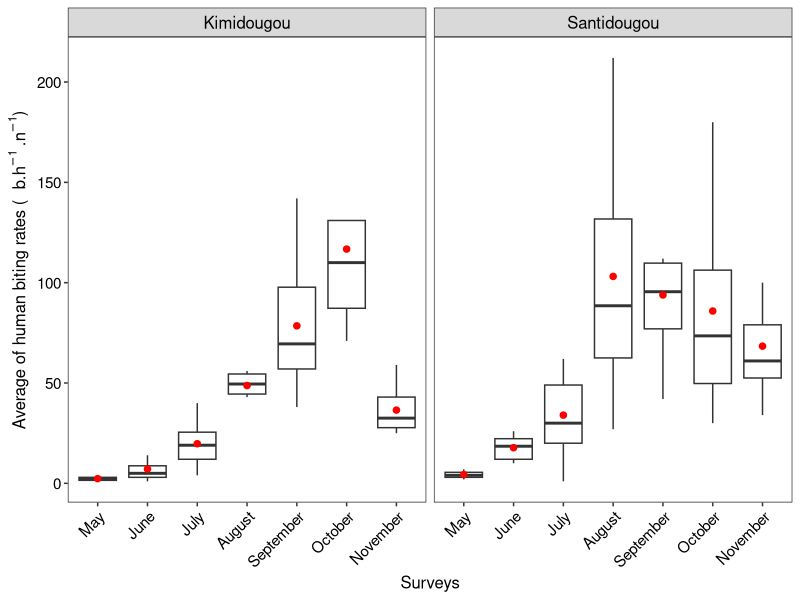

This chart was generated by the following R code: (Note: this script raises an error after producing the figure.)


#### Required packages ####
Sys.setenv(TZ="UTC")
library(tidyverse)
library(emmeans)
library(lme4)

#### read data ####
setwd('D://Papiers/Maltrans/remaltrans/')
list.files()

data <- read.table('data_R.csv', sep=",", header=TRUE, dec=".",na.string=NA, 
                   quote = "\"'", encoding = "UTF-8")

colnames(data)
str(data)

### Basic manipulations #### 
##Creation des effectifs des especes/ enquete,village, point,poste
df_HBR <- data %>% 
  dplyr::group_by(month, village, house, hour, place, genus)%>% 
  dplyr::summarize(effectif = n()) %>% 
  tidyr::spread(genus,'effectif')

# NA =  0 et creer colum sum
df_HBR[,6:8][is.na(df_HBR[,6:8])] <- 0
df_HBR$total <- Matrix::rowSums(df_HBR[,6:8])

# convert 
df_HBR$month <- as.factor(df_HBR$month)
df_HBR$village <- as.factor(df_HBR$village)

### Model tous les genres ####
fit_hbr <- glmer.nb(Anopheles~ month+village+place + (1|house) , data = df_HBR, family='poisson') # 

deviance(fit_hbr)/df.residual(fit_hbr)
summary(fit_hbr) 

## LRT 
car::Anova(fit_hbr,type=3) 

## comparison avec RR
hbr_v <- emmeans(fit_hbr,pairwise~village, type="response", adjust = "none") 
hbr_v_contrast <- summary(hbr_v$contrasts, infer=TRUE)%>%as.data.frame()
hbr_v_emmeans <- summary(hbr_v$emmeans, infer=TRUE)%>%as.data.frame()

hbr_m <- emmeans(fit_hbr,pairwise~month, type="response", adjust = "none")  
hbr_m_contrast <- summary(hbr_m$contrasts, infer=TRUE)%>%as.data.frame()
hbr_m_emmeans <- summary(hbr_m$emmeans, infer=TRUE)%>%as.data.frame()

hbr_m_v <- emmeans(fit_hbr,pairwise~month|village, type="response", adjust = "none") ## 
hbr_m_v_contrast <- summary(hbr_m_v$contrasts, infer=TRUE)%>%as.data.frame()
hbr_m_v_emmeans <- summary(hbr_m_v$emmeans, infer=TRUE)%>%as.data.frame()

hbr_v_m <- emmeans(fit_hbr,pairwise~village|month, type="response", adjust = "none") ## 
hbr_v_m_contrast <- summary(hbr_v_m$contrasts, infer=TRUE)%>%as.data.frame()
hbr_v_m_emmeans <- summary(hbr_v_m$emmeans, infer=TRUE)%>%as.data.frame()

## Mean densities per person and day : 4 personnes * 4 nuits = 8 
df_HBR %>% 
  dplyr::group_by(village) %>% 
  dplyr::summarise(sum = sum(Anopheles)/8) %>% 
  as.data.frame()

df_HBR%>% 
  dplyr::group_by(village, month) %>% 
  dplyr::summarise(sum = sum(Anopheles)/8) %>% 
  as.data.frame()

df_ano <- df_HBR%>% 
  dplyr::group_by(village, month, house, place) %>% 
  dplyr::summarise(sum = sum(Anopheles)) %>% 
  as.data.frame()


df_ano$month <- factor(df_ano$month,levels = c("Mai","Juin","Juillet","Aout", 
                                               "Septembre", "Octobre","Novembre"))

#### graph hbr ####
graph_hbr <- df_ano%>%ggplot(aes(x=month,y=sum))+
  geom_boxplot(outlier.shape = NA)+
  stat_summary(fun.y = mean, geom = "point",shape=20,
               size=3,color="red", fill="red")+
  facet_wrap(~village) 

graph_hbr+
  theme_bw()+
  labs(x="Surveys",
       y = expression("Average of human biting rates ("*"  "*b.h^-1~.n^-1*")"))+
  theme(axis.text.x = element_text(angle = 45, hjust=1, size = 11, color = "black"),
        axis.title.x = element_text(size = 12, color="black"),
        axis.title.y = element_text(size = 12, color="black"),
        strip.text.x = element_text(size=12, color="black"),
        axis.text.y = element_text(size = 11, color = "black"),
        legend.title = element_text(size = 12),
        panel.grid = element_blank())+
  scale_x_discrete(labels=c("Mai"="May","Juin"="June","Juillet"="July","Aout"="August", 
                            "Septembre"="September", "Octobre"="October","Novembre"="November"))


#### Endo - exo #####
## comparison avec RR
hbr_end <- emmeans(fit_hbr,pairwise~place, type="response", adjust = "none") 
hbr_end_contrast <- summary(hbr_end$contrasts, infer=TRUE)%>%as.data.frame()
hbr_end_emmeans <- summary(hbr_end$emmeans, infer=TRUE)%>%as.data.frame()

hbr_v_end <- emmeans(fit_hbr,pairwise~village|place, type="response", adjust = "none") ## 
hbr_v_end_contrast <- summary(hbr_v_end$contrasts, infer=TRUE)%>%as.data.frame()
hbr_v_end_emmeans <- summary(hbr_v_end$emmeans, infer=TRUE)%>%as.data.frame()

hbr_end_v <- emmeans(fit_hbr,pairwise~place|village, type="response", adjust = "none") ## 
hbr_end_v_contrast <- summary(hbr_end_v$contrasts, infer=TRUE)%>%as.data.frame()
hbr_end_v_emmeans <- summary(hbr_end_v$emmeans, infer=TRUE)%>%as.data.frame()

hbr_end_vm <- emmeans(fit_hbr,pairwise~place|village+month, type="response", adjust = "none") ## 
hbr_end_vm_contrast <- summary(hbr_end_m$contrasts, infer=TRUE)%>%as.data.frame()
hbr_end_vm_emmeans <- summary(hbr_end_m$emmeans, infer=TRUE)%>%as.data.frame()


### comparaison tx endo - exo
total = 5717
end0 <- df_HBR %>%
  dplyr::group_by(village) %>% 
  dplyr::summarise(sum = sum(Anopheles)) %>% 
  as.data.frame()

end1 <- df_HBR %>%
  dplyr::group_by(village, place) %>% 
  dplyr::summarise(sum = sum(Anopheles)) %>% 
  as.data.frame()
#Kimi
prop.test(end1$sum[1:2],c(end0$sum[1],end0$sum[1]))

#Santi
prop.test(end1$sum[3:4],c(end0$sum[2],end0$sum[2]))

## exo - endo
prop.test(end1$sum[c(2,4)],end0$sum)
prop.test(end1$sum[c(1,3)],end0$sum)


### data preparation
df_ex <- df_HBR%>%
  dplyr::group_by(village,month)%>%
  dplyr::summarise(n=sum(Anopheles))

df_endo_exo <- df_HBR%>%
  dplyr::group_by(village,month,place)%>%
  dplyr::summarise(sum = sum(Anopheles),mean = mean(Anopheles), sd=sd(Anopheles),se=sd(Anopheles)/sqrt(4))
df_endo_exo[,4:7][is.na(df_endo_exo[,4:7])] <- 0
n = c(390, 390, 158, 158,  57, 57,   7, 7, 292, 292, 934, 934, 628, 628, 
      825, 825, 306, 306, 142, 142,  13, 13, 547, 547, 687,687, 751, 751)
df_endo_exo$total <- n
df_endo_exo$p <- df_endo_exo$sum/df_endo_exo$total

df_endo_exo$month <- factor(df_endo_exo$month,levels = c("Mai","Juin","Juillet","Aout",
                                                         "Septembre", "Octobre","Novembre"))

endo <- ggplot(data=df_endo_exo,aes(x=month,y=sum))+
  geom_bar(aes(fill=place),stat="identity", position = 'dodge', width = 0.7)+
  facet_wrap(~village)+
  theme_bw()

endo+
  scale_fill_manual(labels = c("Indoor", "Outdoor"), 
                    values = c("#999999", "#E69F00")) +
  labs(x="Surveys",
       y=expression("Number of "~italic(Anopheles)~" species"))+
  theme(axis.text.x = element_text(angle = 45, hjust=1, size = 11, color = "black"),
        axis.title.x = element_text(size = 12, color="black"),
        axis.title.y = element_text(size = 12, color="black"),
        strip.text.x = element_text(size=12, color="black"),
        axis.text.y = element_text(size = 11, color = "black"),
        legend.title = element_text(size = 12),
        panel.grid = element_blank())+
  guides(fill=guide_legend(title=" "))+
  scale_x_discrete(labels=c("Mai"="May","Juin"="June","Juillet"="July","Aout"="August", 
                            "Septembre"="September", "Octobre"="October","Novembre"="November"))


### cycle aggressiveness #####
## data preparation 
# Juin 
cycle_juin <- aggregate(cbind(Aedes,Anopheles,Mansonia)~hour,
                        subset(df_HBR,month=="Juin"),sum)
cycle_juin$hour <- as.factor(cycle_juin$hour)

cycle_juin$month <- c(rep("Juin",length(cycle_juin$hour)))
cycle_juin$Lsp <- c(rep("species",length(cycle_juin$hour)))


## Juillet 
cycle_juillet <- aggregate(cbind(Aedes,Anopheles,Mansonia)~hour,
                           subset(df_HBR,month=="Juillet"),sum)
cycle_juillet$hour <- as.factor(cycle_juillet$hour)

cycle_juillet$month <- c(rep("Juillet",length(cycle_juillet$hour)))
cycle_juillet$Lsp <- c(rep("species",length(cycle_juillet$hour)))

## Aout 
cycle_aout <- aggregate(cbind(Aedes,Anopheles,Mansonia)~hour,
                        subset(df_HBR,month=="Aout"),sum)
cycle_aout$hour <- as.factor(cycle_aout$hour)

cycle_aout$month <- c(rep("Aout",length(cycle_aout$hour)))
cycle_aout$Lsp <- c(rep("species",length(cycle_aout$hour)))

## Septembre 
cycle_septembre <- aggregate(cbind(Aedes,Anopheles,Mansonia)~hour,
                             subset(df_HBR,month=="Septembre"),sum)
cycle_septembre$hour <- as.factor(cycle_septembre$hour)

cycle_septembre$month <- c(rep("Septembre",length(cycle_septembre$hour)))
cycle_septembre$Lsp <- c(rep("species",length(cycle_septembre$hour)))

## Octobre 
cycle_octobre <- aggregate(cbind(Aedes,Anopheles,Mansonia)~hour,
                           subset(df_HBR,month=="Octobre"),sum)
cycle_octobre$hour <- as.factor(cycle_octobre$hour)

cycle_octobre$month <- c(rep("Octobre",length(cycle_octobre$hour)))
cycle_octobre$Lsp <- c(rep("species",length(cycle_octobre$hour)))

## Novembre 
cycle_novembre <- aggregate(cbind(Aedes,Anopheles,Mansonia)~hour,
                            subset(df_HBR,month=="Novembre"),sum)
cycle_novembre$hour <- as.factor(cycle_novembre$hour)

cycle_novembre$month <- c(rep("Novembre",length(cycle_novembre$hour)))
cycle_novembre$Lsp <- c(rep("species",length(cycle_novembre$hour)))

## rbind 
df_cycle <- rbind(cycle_juin,cycle_juillet,cycle_aout,cycle_septembre,
                 cycle_octobre, cycle_novembre)

# relevels 
df_cycle$month <- factor(df_cycle$month,levels = c("Juin","Juillet","Aout",
                                                 "Septembre", "Octobre","Novembre"))

df_cycle$hour <- factor(df_cycle$hour,levels = c("20", "21", "22", "23", "0", "1",
                                                 "2", "3", "4", "5"))

## plot 
plt1 <- ggplot(data = df_cycle,aes(x=hour,y=Anopheles,group=Lsp))+
  geom_line(col="red")+
  facet_wrap(~month)+ 
  theme_bw()

plt1+
  labs(x = "Heures de capture",
       y=expression("Nbre de piqûres/homme*heure ("*" "*p.h^-1~.h^-1*"))"))+
  theme(axis.text.x = element_text(hjust=1, size = 11, color = "black"),
        axis.title.x = element_text(size = 12, color="black"),
        axis.title.y = element_text(size = 12, color="black"),
        strip.text.x = element_text(size=12, color="black"),
        axis.text.y = element_text(size = 11, color = "black"),
        legend.title = element_text(size = 12),
        panel.grid = element_blank())


### Parous rate ####
## read parous data 
setwd('D://Papiers/Maltrans/remaltrans/')
list.files()

p_data <- read.table('Parous.csv', sep=",", header=TRUE, dec=".",na.string=NA, 
                     quote = "\"'", encoding = "UTF-8")

p_data$village <- as.factor(p_data$village)
p_data$month <- as.factor(p_data$month)
p_data$place <- as.factor(p_data$place)
p_data$house <- as.factor(p_data$house)

## Analysis parous rate
#by villqge
parit1 <- xtabs(~village+ParRate,data = p_data)

test1 <- prop.test(parit1[, 2],marginSums(parit1, "village"))

conf1 <- t(sapply(Map(prop.test, parit1[,2], marginSums(parit1, "village")), "[[","conf.int"))
test1_df1 <- as.data.frame(conf1)
colnames(test1_df1) <-  c('lower', 'upper')
test1_df <- add_column(test1_df1,prop =as.vector(test1$estimate),.before = "lower")
#rm(test1,conf1, test1_df1)

## by period
parit2 <- xtabs(~month+ParRate,data = p_data)

test2 <- prop.test(parit2[, 2],marginSums(parit2, "month"))

conf2 <- t(sapply(Map(prop.test, parit2[,2], marginSums(parit2, "month")), "[[","conf.int"))
test2_df1 <- as.data.frame(conf2)
colnames(test2_df1) <-  c('lower', 'upper')

test2_df <- add_column(test2_df1,prop =as.vector(test2$estimate),.before = "lower")


### test des difference entre la composition specifiques 
# by species
kimi1 <- c(168, 145, 41)
santi1 <- c(149, 153, 50)

k1 <- c(354, 354, 354)
s1 <- c(352, 352, 352)

prop.test(kimi1, k1)
prop.test(santi1, s1)

# by village 
vil <- c(354, 352)
tv <- c(706,706)
prop.test(vil, tv)

## Graph 
samp_t <- c(3188, 3777)
lab1 <- c('Kimidougou', 'Santidougou')
piepercent<- round(100*samp_t/sum(samp_t), 1)
pie(samp_t, lab1)
pie(samp_t, lab1, col=c('gray100', 'lightblue'))
#legend("topright", lab1, cex = 0.8)

lab2 <- c('Culicinae', 'Anophelinae')
esp_kimi <- c(748, 2440)
esp_kimi1 <- c(2440, 748)
pie(esp_kimi, lab2, col = c('azure3', 'coral'))

esp_ano <- c(748, 2404, 2, 14, 20, 0)

esp_santi <- c(581, 3196)
pie(esp_santi, lab2, col = c('azure3', 'coral'))

## Species of An gamb
lab_sp <- c('An. gambiae', 'An. coluzzii', 'An. arabiensis')
esp1_k <- c(168, 145, 41)
esp2_s <- c(149, 153, 50)
barplot(height = esp1_k, names= lab_sp, width = 0.15)


barplot(height = cbind(ag=c(168, 149), ac=c(145, 153), aa=c(41, 50)), 
        names.arg = lab_sp,beside = TRUE, width = c(1,1,1), ylim = c(0, 200), 
        col=c(col=c('gray100', 'lightblue')), horiz = F)
#axis(1, at=c(2,5,8), labels = lab_sp)
#text(c(2,5,8), par("usr")[3], labels = lab_sp, srt = 45, pos = 1.9, xpd = TRUE)


barplot(height = cbind(ag=c(168, 149), ac=c(145, 153), aa=c(41, 50)), 
        beside = TRUE, width = c(1,1,1), ylim = c(0, 200), col=c(col=c('gray100', 'lightblue')),
        legend.text=c('Kimidougou', 'Santidougou'), args.legend = list(x = "topright"))


barplot(height = cbind(ag=c(168, 149), ac=c(145, 153), aa=c(41, 50)), 
        beside = FALSE, width = c(1,1,1), 
        legend.text=c('Kimidougou', 'Santidougou'))


pie(rep(1, 12), col = gray.colors(12))
